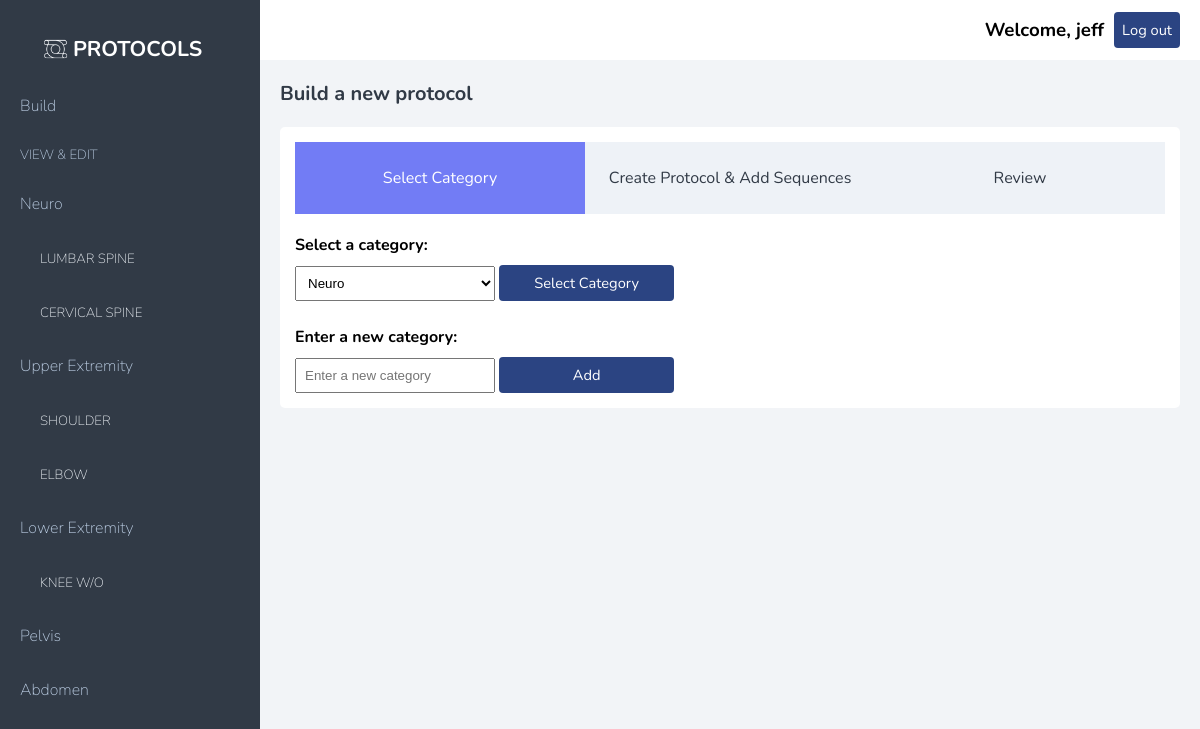
Page /build (signed in) on the committed database.
### app/models.py (models this page shows)
class Category (models.Model):
    name = models.CharField(max_length=255)
    created_at = models.DateTimeField(auto_now_add=True)
    updated_at = models.DateTimeField(auto_now=True)

class Protocol(models.Model):
    name = models.CharField(max_length=255)
    category = models.ForeignKey(Category, related_name='protocols', on_delete=models.CASCADE)
    created_at = models.DateTimeField(auto_now_add=True)
    updated_at = models.DateTimeField(auto_now=True)
    objects = ScanManager()

class User(models.Model):
    email = models.CharField(max_length=255)
    facility = models.CharField(max_length=255)
    first_name = models.CharField(max_length=255)
    last_name = models.CharField(max_length=255)
    password = models.CharField(max_length=255)
    created_at = models.DateTimeField(auto_now_add=True)
    updated_at = models.DateTimeField(auto_now=True)
    objects = UserManager()

### app/views.py (the view)
# urls.py: path('build', views.build),
def build (request):
    if 'user_id' not in request.session:
        return redirect ('/')
    else:
        context = {
            'user': User.objects.get(id=request.session['user_id']),
            'category': Category.objects.all(),
            'protocols': Protocol.objects.all(),
        }
        return render (request, 'build.html', context)

### app/templates/build.html (shortened to what this page needs)
<!DOCTYPE html>
<html lang="en">
<head>
    {%load static%}
    <link rel="stylesheet" href="{%static 'style2.css'%}">
</head>
<body>
    <div class="wrapper">
        <div class="left_nav">
            <div class="navhead">
                <img src="{%static 'logo.png'%}" id="logo">
                <h1>PROTOCOLS</h1>
            </div>
            <div class="main_nav">
                <h3><a href="/build">Build</a></h3>
                <h3 class="section">VIEW & EDIT</h3>
                {%for category in category%}
                    <h3>{{category.name}}</h3>
                        {%for protocol in category.protocols.all%}
                            <p><a href="/details/{{protocol.id}}" class="protocol_link">{{protocol.name}}</a></p>
                        {%endfor%}
                {%endfor%}
            </div>
        </div>
        <div class="main">
            <div class="header">
                <h3>Welcome, {{user.first_name}}</h3>
                <a href="/logout" class="logout_button">Log out</a>
            </div>
            <div class="content">
                <div class="title">
                    <h1>Build a new protocol</h1>
                </div>
                <div class="card">
                    <div class="flow">
                        <div class="tab current">Select Category</div>
                        <div class="tab">Create Protocol & Add Sequences</div>
                        <div class="tab">Review</div>
                    </div>
                    <form action="/select_category" method="post">
                        <h3>Select a category:</h3>
                        <select name="category" id="category">
                            {%for category in category%}
                            <option name ="category" value="{{category.id}}">{{category.name}}</option>
                            {%endfor%}
                        </select>
                        <button type="submit">Select Category</button>
                    </form>
                    <form action="/new_category" method="post">
                        <h3>Enter a new category:</h3>
                        <input type="text" name="new_category" placeholder="Enter a new category">
                        <button type="submit">Add</button>
                    </form>
                </div>
            </div>
        </div>
    </div>
</body>
</html>

### app/static/style2.css (style rules this page uses)
body { margin: 0px; padding: 0px; font-family: 'Nunito', sans-serif; background-color: #F2F4F7; }
.wrapper { display: flex; }
.left_nav { width: 260px; background-color: #313A46; height: 100vh; display: flex; flex-direction: column; }
#logo { height: 45px; margin-top: 10px; margin-left: -25px; }
.navhead { text-align: center; width: 260px; display: flex; justify-content: center; margin-top: 20px; }
.navhead h1 { color: white; font-size: 16pt; margin-left: -5px; }
.main_nav { display: flex; width: 220px; margin: 0 auto; flex-direction: column; }
.main_nav h3 { color: #bccee4; font-size: 12pt; font-weight: 200; }
.main_nav .section { font-size: 10pt; font-weight: 200; }
.main { display: flex; flex-direction: column; flex-grow: 1; }
.header { height: 40px; background-color: white; padding: 10px 20px;; display: flex; align-items: center; justify-content: flex-end; }
.header h3 { margin: 0px; }
.content { padding: 20px; }
.card { background-color: white; padding: 15px; min-height: 200px; border-radius: 5px; margin-top: 20px; }
.title { color: #313A46; }
.title h1 { margin: 0px; font-size: 15pt; color: #313A46; }
.card h3 { margin: 0px; font-size: 12pt; }
#category { width: 200px; padding: 8px; margin-top: 10px; }
select { width: 200px; padding: 8px; margin-bottom: 25px; }
input { width: 180px; padding: 8px; margin-top: 10px; }
button { background-color: #2b4482; color: white; font-family: 'Nunito', sans-serif; font-size: 11pt; padding: 8px; border: none; border-radius: 4px; width: 175px; }
.flow { display: flex; justify-content: space-between; }
.tab { width: 100%; margin: 0 auto; background-color: #EEF2F7; text-align: center; padding: 25px 0px; margin-bottom: 20px; color: #313A46; }
.current { background-color: #727CF5; color: white; }
.main_nav a { color: #bccee4; font-size: 12pt; font-weight: 200; text-decoration: none; }
.main_nav .protocol_link { color: #EEF2F7; font-size: 10pt; margin-left: 20px; text-transform: uppercase; }
.logout_button { background-color: #2b4482; color: white; font-family: 'Nunito', sans-serif; font-size: 11pt; padding: 8px; border: none; border-radius: 4px; text-decoration: none; text-align: center; margin-left: 10px; }

### rows in the picture
Category: name "Neuro"
Protocol: name "LUMBAR SPINE"
Protocol: name "CERVICAL SPINE"
Category: name "Upper Extremity"
Protocol: name "SHOULDER"
Protocol: name "ELBOW"
Category: name "Lower Extremity"
Protocol: name "KNEE W/O"
Category: name "Pelvis"
Category: name "Abdomen"
User: first_name "jeff"

### other values in the picture
form field category "Neuro"
